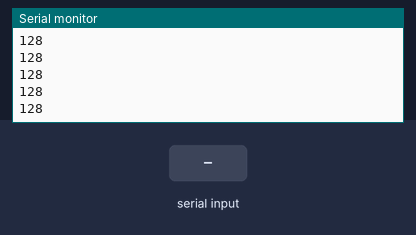
The sketch below on a simulated Arduino Uno, built with avr-gcc and run on an emulated ATmega328P. Shown: the last lines printed to the serial monitor. The inputs (shaded band) are chosen by the test bench.

Above: at 1.2 s.
1.3 s: "l" received over Serial
At 2.5 s:
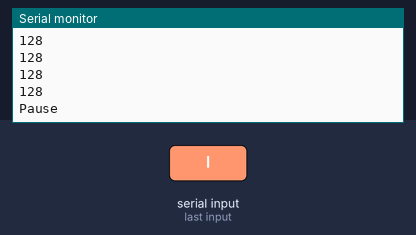
2.8 s: "r" received over Serial
At 3.9 s:
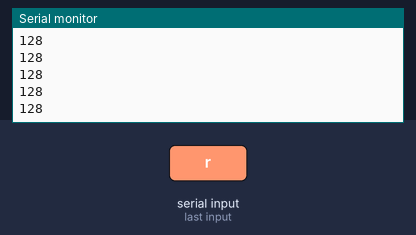

The sketch:

NunchuckTest.ino
```cpp
#include <Wire.h>
#include <ArduinoNunchuk.h>

ArduinoNunchuk nun;


void setup() {
  Serial.begin(9600);
  nun.init();
}

void loop() {
  nun.update();

  // Joystick
  //Serial.println(nun.analogX);   // 128middle,27left lowest,219right highest.  x direction, 255 is disconnected, these dont change with 3.3v or 5v
  Serial.println(nun.analogY);   // 133middle,31bottom lowest,229top highest.

  //aileron
  //Serial.print(nun.accelX);// as if held in hand: accel left goes higher, accel right goes lower. straight & level is about 520. rotation 90deg with joystick pointing to left is about 320, then #s increase to 520 again as continue rotation. Max of 720 to right
  //Serial.print("     ");
  //elevator
  //Serial.print(nun.accelY);// highest points stright down at about 730, lowest points up at about 318, normal in hand is about 420.  accel up #s go higher first (then lower as slow downand accel changes directions). accel down #s go lower first.
  //Serial.print("     ");
  //elevator - basically accelY, rotated 90deg
  //Serial.println(nun.accelZ);// highest points forward at about 720, lowest points backward at about 290
  // there is no rudder axis sensor

  //Serial.println(nun.zButton);     // 0 normally, 1 when pressed
  //Serial.println(nun.cButton);     // 0 normally, 1 when pressed


  PauseResume();


  //delay(30);

}


void PauseResume(){
  int m_InByte = 0;
  if(Serial.available()){          // If you want to see how many drops have passed and reset the counter, send anything in serial monitor except "r"
    m_InByte = Serial.read();
    if(m_InByte == 'l'){               // if "r" is entered into serial, reset
      Serial.println("Pause");
      bool i = 1;
      while(i == 1){
        if(Serial.available()){          // If you want to see how many drops have passed and reset the counter, send anything in serial monitor except "r"
          m_InByte = Serial.read();
          if(m_InByte == 'r'){
             Serial.println("Resume");
             i = 0;
          }
        }
      }
    }
  }
}
```

Measured:
- after the input at 1.3 s, the serial monitor: prints a new line after 0.07 s (image 1)
- after the input at 2.8 s, the serial monitor: prints a new line at once (image 2)
